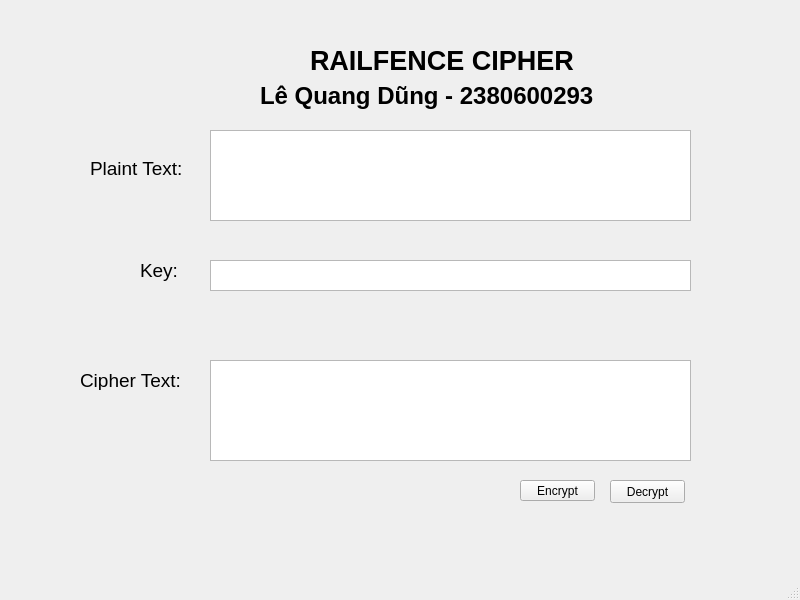
<?xml version="1.0" encoding="UTF-8"?>
<ui version="4.0">
 <class>MainWindow</class>
 <widget class="QMainWindow" name="MainWindow">
  <property name="geometry">
   <rect>
    <x>0</x>
    <y>0</y>
    <width>800</width>
    <height>600</height>
   </rect>
  </property>
  <property name="windowTitle">
   <string>MainWindow</string>
  </property>
  <widget class="QWidget" name="centralwidget">
   <widget class="QLabel" name="label_5">
    <property name="geometry">
     <rect>
      <x>260</x>
      <y>80</y>
      <width>361</width>
      <height>31</height>
     </rect>
    </property>
    <property name="font">
     <font>
      <pointsize>18</pointsize>
      <weight>75</weight>
      <bold>true</bold>
     </font>
    </property>
    <property name="text">
     <string>Lê Quang Dũng - 2380600293</string>
    </property>
   </widget>
   <widget class="QLabel" name="label">
    <property name="geometry">
     <rect>
      <x>310</x>
      <y>50</y>
      <width>291</width>
      <height>21</height>
     </rect>
    </property>
    <property name="font">
     <font>
      <pointsize>20</pointsize>
      <weight>75</weight>
      <bold>true</bold>
     </font>
    </property>
    <property name="text">
     <string>RAILFENCE CIPHER</string>
    </property>
   </widget>
   <widget class="QPlainTextEdit" name="txt_cipher_text">
    <property name="geometry">
     <rect>
      <x>210</x>
      <y>360</y>
      <width>481</width>
      <height>101</height>
     </rect>
    </property>
   </widget>
   <widget class="QPlainTextEdit" name="txt_key">
    <property name="geometry">
     <rect>
      <x>210</x>
      <y>260</y>
      <width>481</width>
      <height>31</height>
     </rect>
    </property>
   </widget>
   <widget class="QLabel" name="label_4">
    <property name="geometry">
     <rect>
      <x>80</x>
      <y>370</y>
      <width>111</width>
      <height>20</height>
     </rect>
    </property>
    <property name="font">
     <font>
      <pointsize>14</pointsize>
     </font>
    </property>
    <property name="text">
     <string>Cipher Text:</string>
    </property>
   </widget>
   <widget class="QPushButton" name="btn_encrypt">
    <property name="geometry">
     <rect>
      <x>520</x>
      <y>480</y>
      <width>75</width>
      <height>21</height>
     </rect>
    </property>
    <property name="text">
     <string>Encrypt</string>
    </property>
   </widget>
   <widget class="QPlainTextEdit" name="txt_plain_text">
    <property name="geometry">
     <rect>
      <x>210</x>
      <y>130</y>
      <width>481</width>
      <height>91</height>
     </rect>
    </property>
   </widget>
   <widget class="QPushButton" name="btn_decrypt">
    <property name="geometry">
     <rect>
      <x>610</x>
      <y>480</y>
      <width>75</width>
      <height>23</height>
     </rect>
    </property>
    <property name="text">
     <string>Decrypt</string>
    </property>
   </widget>
   <widget class="QLabel" name="label_2">
    <property name="geometry">
     <rect>
      <x>90</x>
      <y>160</y>
      <width>121</width>
      <height>16</height>
     </rect>
    </property>
    <property name="font">
     <font>
      <pointsize>14</pointsize>
     </font>
    </property>
    <property name="text">
     <string>Plaint Text:</string>
    </property>
   </widget>
   <widget class="QLabel" name="label_3">
    <property name="geometry">
     <rect>
      <x>140</x>
      <y>260</y>
      <width>61</width>
      <height>21</height>
     </rect>
    </property>
    <property name="font">
     <font>
      <pointsize>14</pointsize>
     </font>
    </property>
    <property name="text">
     <string>Key:</string>
    </property>
   </widget>
  </widget>
  <widget class="QMenuBar" name="menubar">
   <property name="geometry">
    <rect>
     <x>0</x>
     <y>0</y>
     <width>800</width>
     <height>21</height>
    </rect>
   </property>
  </widget>
  <widget class="QStatusBar" name="statusbar"/>
 </widget>
 <resources/>
 <connections/>
</ui>
